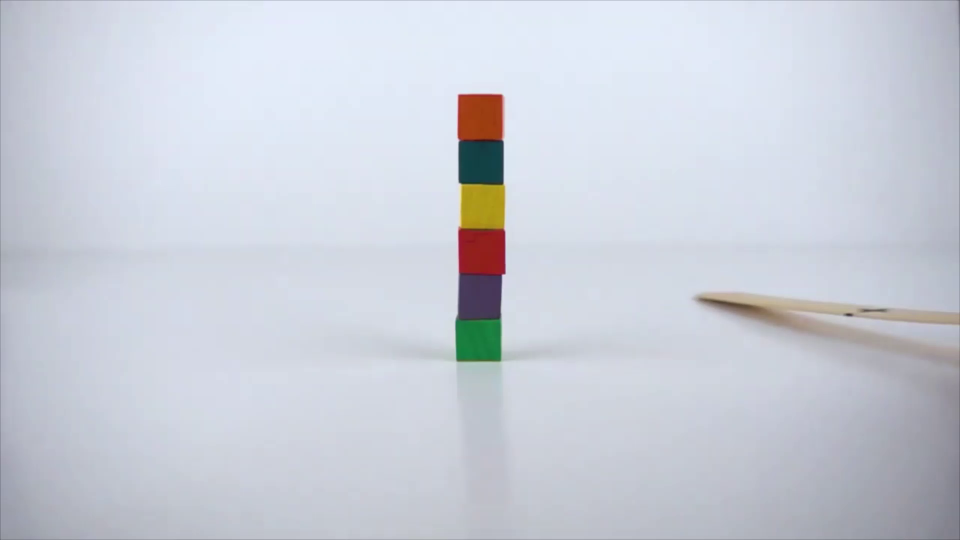
#> input picture frame 30 of tracking/exercises/falling_tower/solution/unstable/UnstableVideo.mp4, 1920 x 1080 px (shown at 1/2 size)
$ python unstablecolourtracker.py
#> lines starting #> are read from the running program, lines starting #| are printed output that depends on the picture
# ----------------------- importing necessary packages ----------------------- #
from optparse import Values
import cv2
import numpy as np
from matplotlib import pyplot as plt

# ---------------------------- importing the video --------------------------- #
imported_video = cv2.VideoCapture("UnstableVideo.mp4")

# -------------------------- getting video metadata -------------------------- #
frame_width = int(imported_video.get(cv2.CAP_PROP_FRAME_WIDTH))
frame_height = int(imported_video.get(cv2.CAP_PROP_FRAME_HEIGHT))
number_of_frames = int(imported_video.get(cv2.CAP_PROP_FRAME_COUNT))
print(number_of_frames)

slow_motion_factor = 1/32
fps = imported_video.get(cv2.CAP_PROP_FPS) / slow_motion_factor

# -------------------- defining hsv lower and upper bounds ------------------- #
green_lower_bound = np.array([40, 170, 20])
green_upper_bound = np.array([75, 250, 255])

purple_lower_bound = np.array([125, 50, 20])
purple_upper_bound = np.array([140, 200, 255])

# ------------------ initializing coordinate and time lists ------------------ #
green_x_list = []
green_t_list = []

purple_y_list = []
purple_t_list = []

# ---------- iterating over frames and getting position of the block --------- #
for index in range(number_of_frames):
    was_successful, frame = imported_video.read()

    hsv_frame = cv2.cvtColor(frame, cv2.COLOR_BGR2HSV)

    # ------------------------------ green block ----------------------------- #

    green_mask_frame = cv2.inRange(hsv_frame, green_lower_bound, green_upper_bound)

    green_contours, hierarchy = cv2.findContours(green_mask_frame, cv2.RETR_EXTERNAL, cv2.CHAIN_APPROX_SIMPLE)

    for contour in green_contours:
        if cv2.contourArea(contour) > 1000:
            x, y, width, height = cv2.boundingRect(contour)
            green_x_list.append(x + width/2)
            green_t_list.append(index * 1.0 / fps)
            cv2.rectangle(frame, (x, y), (x + width, y + height), (0, 0, 255), 3)

    # ------------------------------ purple block ---------------------------- #

    purple_mask_frame = cv2.inRange(hsv_frame, purple_lower_bound, purple_upper_bound)

    purple_contours, hierarchy = cv2.findContours(purple_mask_frame, cv2.RETR_EXTERNAL, cv2.CHAIN_APPROX_SIMPLE)

    for contour in purple_contours:
        if cv2.contourArea(contour) > 1000:
            x, y, width, height = cv2.boundingRect(contour)
            purple_y_list.append(y + height/2)
            purple_t_list.append(index * 1.0 / fps)
            cv2.rectangle(frame, (x, y), (x + width, y + height), (0, 0, 255), 3)

    cv2.imshow("frame", frame)

    cv2.waitKey(1)

# ------------------------ creating arrays from lists ------------------------ #

green_x_array = np.array(green_x_list)
green_t_array = np.array(green_t_list)

purple_y_array = np.array(purple_y_list)
purple_t_array = np.array(purple_t_list)

# -------------------- transforming the pixel coordinates -------------------- #
pixel_to_meter = 0.00018
green_x_array = pixel_to_meter * green_x_array
purple_y_array = pixel_to_meter * (frame_height - purple_y_array)

# --------------------------- plotting the results --------------------------- #

fig1, ax1 = plt.subplots(dpi = 200)
ax1.plot(green_t_array, green_x_array)
ax1.set(xlabel = "Time (s)", ylabel = "x (m)")
ax1.set_title("Bottom Block x-Position")
ax1.grid()

fig2, ax2 = plt.subplots(dpi = 200)
ax2.plot(purple_t_array, purple_y_array)
ax2.set(xlabel = "Time (s)", ylabel = "y (m)")
ax2.set_title("Top Block y-Position")
ax2.grid()

fig1.savefig("greenresult.png")
fig2.savefig("purpleresult.png")

$ run again, starting later in the video
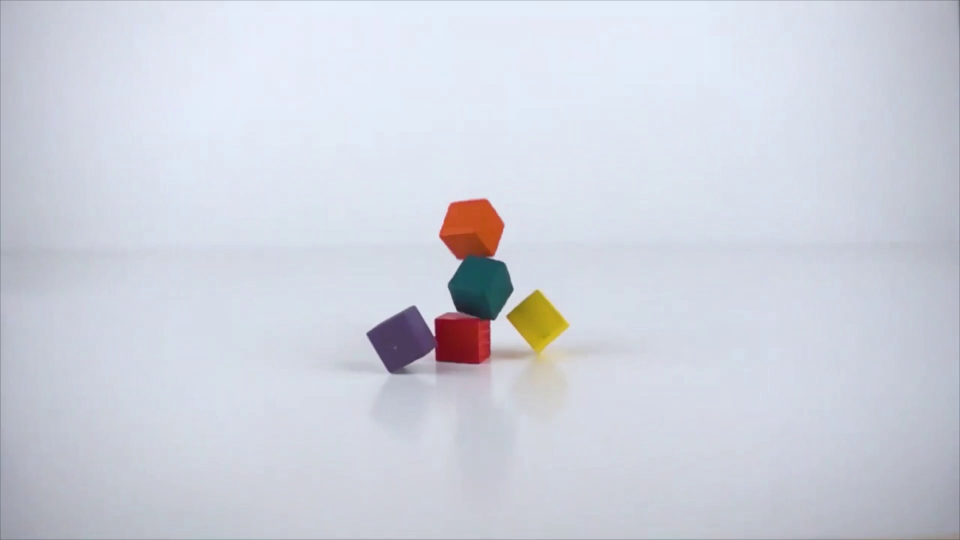
#> input picture frame 135 of tracking/exercises/falling_tower/solution/unstable/UnstableVideo.mp4, 1920 x 1080 px (shown at 1/2 size)

$ run again, starting later in the video
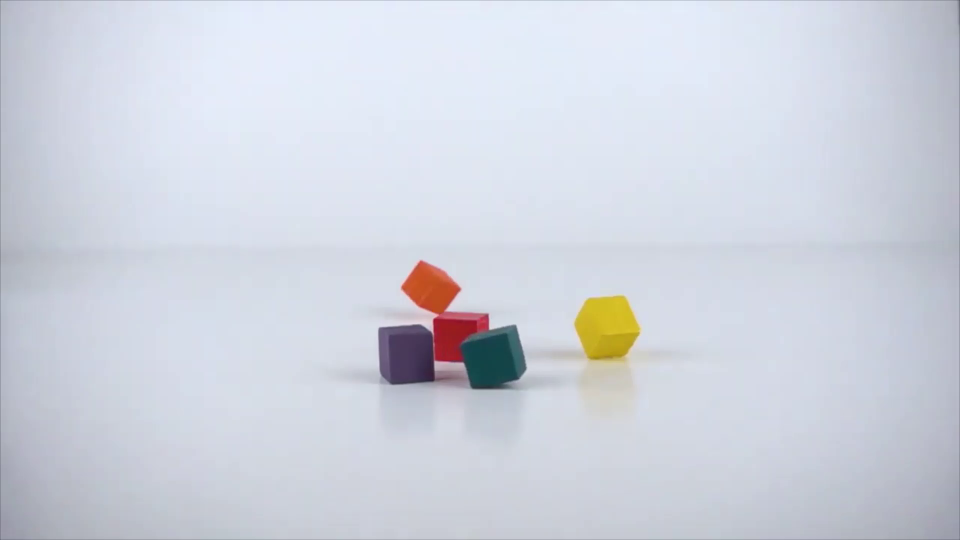
#> input picture frame 240 of tracking/exercises/falling_tower/solution/unstable/UnstableVideo.mp4, 1920 x 1080 px (shown at 1/2 size)
